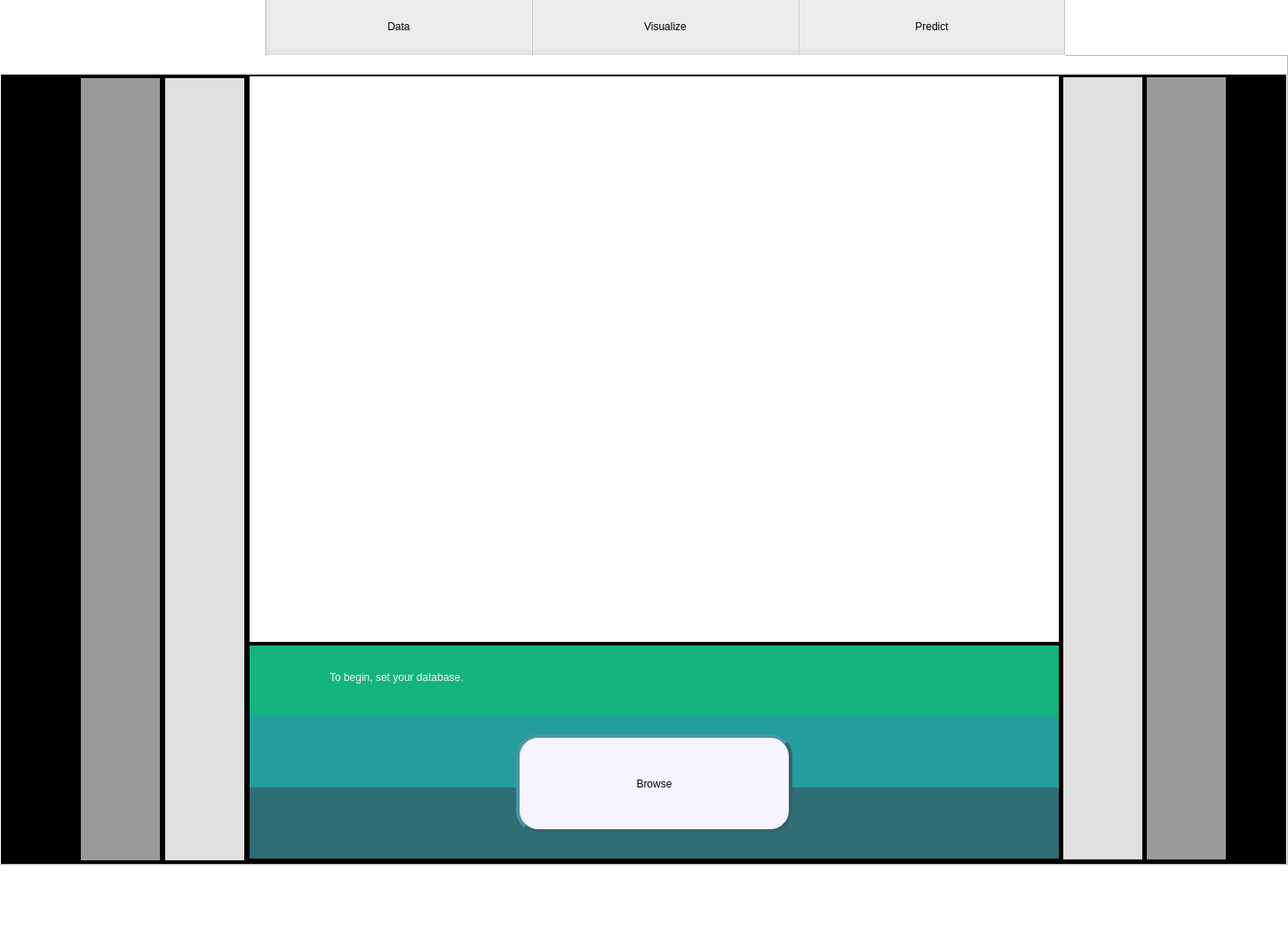
<?xml version="1.0" encoding="UTF-8"?>
<ui version="4.0">
 <class>MainWindow</class>
 <widget class="QMainWindow" name="MainWindow">
  <property name="geometry">
   <rect>
    <x>0</x>
    <y>0</y>
    <width>1450</width>
    <height>1052</height>
   </rect>
  </property>
  <property name="windowTitle">
   <string>MainWindow</string>
  </property>
  <property name="styleSheet">
   <string notr="true">background-color: white</string>
  </property>
  <widget class="QWidget" name="centralwidget">
   <widget class="QTabWidget" name="tabWidget">
    <property name="enabled">
     <bool>true</bool>
    </property>
    <property name="geometry">
     <rect>
      <x>-1</x>
      <y>-6</y>
      <width>1451</width>
      <height>981</height>
     </rect>
    </property>
    <property name="sizePolicy">
     <sizepolicy hsizetype="Expanding" vsizetype="Expanding">
      <horstretch>0</horstretch>
      <verstretch>0</verstretch>
     </sizepolicy>
    </property>
    <property name="layoutDirection">
     <enum>Qt::LeftToRight</enum>
    </property>
    <property name="styleSheet">
     <string notr="true">QTabBar::tab { font: 75 12pt &quot;Segoe Print&quot;; height: 70px; width: 300px;}
</string>
    </property>
    <property name="currentIndex">
     <number>0</number>
    </property>
    <widget class="QWidget" name="StartTab">
     <property name="enabled">
      <bool>true</bool>
     </property>
     <attribute name="title">
      <string>Page</string>
     </attribute>
     <widget class="QWidget" name="widget" native="true">
      <property name="enabled">
       <bool>true</bool>
      </property>
      <property name="geometry">
       <rect>
        <x>280</x>
        <y>22</y>
        <width>911</width>
        <height>881</height>
       </rect>
      </property>
      <widget class="QWidget" name="greenLine" native="true">
       <property name="enabled">
        <bool>true</bool>
       </property>
       <property name="geometry">
        <rect>
         <x>0</x>
         <y>641</y>
         <width>941</width>
         <height>80</height>
        </rect>
       </property>
       <property name="styleSheet">
        <string notr="true">background-color: rgb(20, 179, 125)</string>
       </property>
      </widget>
      <widget class="QLabel" name="TobeginText">
       <property name="enabled">
        <bool>true</bool>
       </property>
       <property name="geometry">
        <rect>
         <x>90</x>
         <y>621</y>
         <width>781</width>
         <height>111</height>
        </rect>
       </property>
       <property name="styleSheet">
        <string notr="true">font: -10 20pt &quot;Segoe Print&quot;;
color: rgb(245, 244, 255);
background: transparent;
</string>
       </property>
       <property name="frameShadow">
        <enum>QFrame::Plain</enum>
       </property>
       <property name="text">
        <string>To begin, set your database.</string>
       </property>
      </widget>
      <widget class="QPushButton" name="BrowseButton">
       <property name="enabled">
        <bool>true</bool>
       </property>
       <property name="geometry">
        <rect>
         <x>300</x>
         <y>741</y>
         <width>311</width>
         <height>111</height>
        </rect>
       </property>
       <property name="styleSheet">
        <string notr="true">font: -35 12pt &quot;Tahoma&quot;;
border-style: outset;
    border-width: 3.5px;
    border-radius: 25px;
    border-color:rgb(51, 99, 111);
background-color:rgb(245, 244, 255)</string>
       </property>
       <property name="text">
        <string>Browse</string>
       </property>
      </widget>
      <widget class="QLabel" name="Logo">
       <property name="enabled">
        <bool>true</bool>
       </property>
       <property name="geometry">
        <rect>
         <x>-40</x>
         <y>-70</y>
         <width>981</width>
         <height>701</height>
        </rect>
       </property>
       <property name="text">
        <string/>
       </property>
       <property name="pixmap">
        <pixmap resource="temp.qrc">:/newPrefix/לוגו.jpg</pixmap>
       </property>
      </widget>
      <widget class="QWidget" name="BlueLine" native="true">
       <property name="enabled">
        <bool>true</bool>
       </property>
       <property name="geometry">
        <rect>
         <x>0</x>
         <y>721</y>
         <width>941</width>
         <height>80</height>
        </rect>
       </property>
       <property name="styleSheet">
        <string notr="true">background-color:rgb(35, 157, 158)</string>
       </property>
      </widget>
      <widget class="QWidget" name="DarkLine" native="true">
       <property name="enabled">
        <bool>true</bool>
       </property>
       <property name="geometry">
        <rect>
         <x>-10</x>
         <y>801</y>
         <width>941</width>
         <height>80</height>
        </rect>
       </property>
       <property name="styleSheet">
        <string notr="true">background-color: rgb(47, 110, 117)</string>
       </property>
      </widget>
      <widget class="QWidget" name="blackLine" native="true">
       <property name="enabled">
        <bool>true</bool>
       </property>
       <property name="geometry">
        <rect>
         <x>0</x>
         <y>637</y>
         <width>941</width>
         <height>16</height>
        </rect>
       </property>
       <property name="styleSheet">
        <string notr="true">background-color: black</string>
       </property>
      </widget>
      <zorder>BlueLine</zorder>
      <zorder>DarkLine</zorder>
      <zorder>blackLine</zorder>
      <zorder>greenLine</zorder>
      <zorder>TobeginText</zorder>
      <zorder>BrowseButton</zorder>
      <zorder>Logo</zorder>
     </widget>
     <widget class="QLabel" name="BlackBackground">
      <property name="enabled">
       <bool>true</bool>
      </property>
      <property name="geometry">
       <rect>
        <x>-10</x>
        <y>20</y>
        <width>1501</width>
        <height>891</height>
       </rect>
      </property>
      <property name="styleSheet">
       <string notr="true">background: black</string>
      </property>
      <property name="text">
       <string>TextLabel</string>
      </property>
     </widget>
     <widget class="QLabel" name="RDarkGreyLine">
      <property name="enabled">
       <bool>true</bool>
      </property>
      <property name="geometry">
       <rect>
        <x>90</x>
        <y>24</y>
        <width>89</width>
        <height>881</height>
       </rect>
      </property>
      <property name="styleSheet">
       <string notr="true">background: rgb(154, 154, 154)</string>
      </property>
      <property name="text">
       <string/>
      </property>
     </widget>
     <widget class="QLabel" name="RLightGreyLine">
      <property name="enabled">
       <bool>true</bool>
      </property>
      <property name="geometry">
       <rect>
        <x>185</x>
        <y>24</y>
        <width>89</width>
        <height>881</height>
       </rect>
      </property>
      <property name="styleSheet">
       <string notr="true">background: rgb(224, 224, 224)</string>
      </property>
      <property name="text">
       <string/>
      </property>
     </widget>
     <widget class="QLabel" name="LDarkGreyLine">
      <property name="enabled">
       <bool>true</bool>
      </property>
      <property name="geometry">
       <rect>
        <x>1290</x>
        <y>23</y>
        <width>89</width>
        <height>881</height>
       </rect>
      </property>
      <property name="styleSheet">
       <string notr="true">background: rgb(154, 154, 154)</string>
      </property>
      <property name="text">
       <string/>
      </property>
     </widget>
     <widget class="QLabel" name="LLightGreyLine">
      <property name="enabled">
       <bool>true</bool>
      </property>
      <property name="geometry">
       <rect>
        <x>1196</x>
        <y>23</y>
        <width>89</width>
        <height>881</height>
       </rect>
      </property>
      <property name="styleSheet">
       <string notr="true">background: rgb(224, 224, 224)</string>
      </property>
      <property name="text">
       <string/>
      </property>
     </widget>
     <zorder>BlackBackground</zorder>
     <zorder>widget</zorder>
     <zorder>RDarkGreyLine</zorder>
     <zorder>RLightGreyLine</zorder>
     <zorder>LDarkGreyLine</zorder>
     <zorder>LLightGreyLine</zorder>
    </widget>
    <widget class="QWidget" name="DataTab">
     <attribute name="title">
      <string>Data</string>
     </attribute>
     <layout class="QHBoxLayout" name="horizontalLayout_3">
      <item>
       <layout class="QHBoxLayout" name="horizontalLayout">
        <property name="topMargin">
         <number>50</number>
        </property>
        <item>
         <layout class="QVBoxLayout" name="verticalLayout_3">
          <item>
           <layout class="QHBoxLayout" name="horizontalLayout_6">
            <property name="leftMargin">
             <number>0</number>
            </property>
            <property name="rightMargin">
             <number>800</number>
            </property>
            <item>
             <widget class="QLabel" name="Datalabel">
              <property name="styleSheet">
               <string notr="true">font: -10 11pt &quot;Tahoma&quot;;	</string>
              </property>
              <property name="text">
               <string>Data Loaded</string>
              </property>
             </widget>
            </item>
            <item>
             <widget class="QPushButton" name="ReloadButton">
              <property name="text">
               <string>Reload...</string>
              </property>
             </widget>
            </item>
           </layout>
          </item>
          <item>
           <widget class="QTableWidget" name="DataTable">
            <row>
             <property name="text">
              <string>Example Trial</string>
             </property>
            </row>
            <column>
             <property name="text">
              <string>SubjectID</string>
             </property>
            </column>
            <column>
             <property name="text">
              <string>IsLeftHanded</string>
             </property>
            </column>
            <column>
             <property name="text">
              <string>Behavioral Data</string>
             </property>
            </column>
            <item row="0" column="0">
             <property name="text">
              <string>1</string>
             </property>
            </item>
            <item row="0" column="1">
             <property name="text">
              <string>Yes</string>
             </property>
            </item>
            <item row="0" column="2">
             <property name="text">
              <string>....</string>
             </property>
            </item>
           </widget>
          </item>
          <item>
           <widget class="Line" name="line">
            <property name="orientation">
             <enum>Qt::Horizontal</enum>
            </property>
           </widget>
          </item>
          <item>
           <layout class="QHBoxLayout" name="horizontalLayout_5">
            <property name="leftMargin">
             <number>0</number>
            </property>
            <property name="rightMargin">
             <number>500</number>
            </property>
            <item>
             <widget class="QLabel" name="CurrentConfigurationLable">
              <property name="styleSheet">
               <string notr="true">font: -10 11pt &quot;Tahoma&quot;;</string>
              </property>
              <property name="text">
               <string>Current Configuration</string>
              </property>
             </widget>
            </item>
            <item>
             <widget class="QPushButton" name="LoadButton">
              <property name="text">
               <string>Load...</string>
              </property>
             </widget>
            </item>
            <item>
             <widget class="QPushButton" name="SaveButton">
              <property name="text">
               <string>Save</string>
              </property>
             </widget>
            </item>
           </layout>
          </item>
          <item>
           <widget class="QTextEdit" name="ConfigurationTextEdit">
            <property name="html">
             <string>&lt;!DOCTYPE HTML PUBLIC &quot;-//W3C//DTD HTML 4.0//EN&quot; &quot;http://www.w3.org/TR/REC-html40/strict.dtd&quot;&gt;
&lt;html&gt;&lt;head&gt;&lt;meta name=&quot;qrichtext&quot; content=&quot;1&quot; /&gt;&lt;style type=&quot;text/css&quot;&gt;
p, li { white-space: pre-wrap; }
&lt;/style&gt;&lt;/head&gt;&lt;body style=&quot; font-family:'MS Shell Dlg 2'; font-size:7.875pt; font-weight:400; font-style:normal;&quot;&gt;
&lt;p style=&quot; margin-top:0px; margin-bottom:0px; margin-left:0px; margin-right:0px; -qt-block-indent:0; text-indent:0px;&quot;&gt;&lt;span style=&quot; font-size:8.25pt;&quot;&gt;Enter your configuration here&lt;/span&gt;&lt;/p&gt;&lt;/body&gt;&lt;/html&gt;</string>
            </property>
           </widget>
          </item>
         </layout>
        </item>
        <item>
         <layout class="QVBoxLayout" name="verticalLayout_4"/>
        </item>
       </layout>
      </item>
     </layout>
    </widget>
    <widget class="QWidget" name="VisualizeTab">
     <attribute name="title">
      <string>Visualize</string>
     </attribute>
     <layout class="QHBoxLayout" name="horizontalLayout_7">
      <item>
       <layout class="QVBoxLayout" name="ButtonsLayout" stretch="0,0,0,0">
        <property name="spacing">
         <number>5</number>
        </property>
        <property name="sizeConstraint">
         <enum>QLayout::SetNoConstraint</enum>
        </property>
        <property name="leftMargin">
         <number>25</number>
        </property>
        <property name="topMargin">
         <number>25</number>
        </property>
        <property name="rightMargin">
         <number>25</number>
        </property>
        <property name="bottomMargin">
         <number>25</number>
        </property>
        <item>
         <widget class="QPushButton" name="HeatmapButton">
          <property name="minimumSize">
           <size>
            <width>250</width>
            <height>100</height>
           </size>
          </property>
          <property name="styleSheet">
           <string notr="true">font: 11pt &quot;Tahoma&quot;;
border-style: outset;
    border-width: 2px;
    border-radius: 10px;
    border-color:rgb(51, 99, 111);
background-color:rgb(245, 244, 255)</string>
          </property>
          <property name="text">
           <string>Heatmap</string>
          </property>
          <property name="default">
           <bool>false</bool>
          </property>
          <property name="flat">
           <bool>false</bool>
          </property>
         </widget>
        </item>
        <item>
         <widget class="QPushButton" name="SaccadeTraceButton">
          <property name="minimumSize">
           <size>
            <width>250</width>
            <height>100</height>
           </size>
          </property>
          <property name="styleSheet">
           <string notr="true">font: 11pt &quot;Tahoma&quot;;
border-style: outset;
    border-width: 2px;
    border-radius: 10px;
    border-color:rgb(51, 99, 111);
background-color:rgb(245, 244, 255)</string>
          </property>
          <property name="text">
           <string>Saccade Trace</string>
          </property>
         </widget>
        </item>
        <item>
         <spacer name="horizontalSpacer">
          <property name="orientation">
           <enum>Qt::Horizontal</enum>
          </property>
          <property name="sizeType">
           <enum>QSizePolicy::Fixed</enum>
          </property>
          <property name="sizeHint" stdset="0">
           <size>
            <width>200</width>
            <height>20</height>
           </size>
          </property>
         </spacer>
        </item>
        <item>
         <widget class="QLabel" name="label_3">
          <property name="text">
           <string/>
          </property>
         </widget>
        </item>
       </layout>
      </item>
      <item>
       <layout class="QVBoxLayout" name="ButtonsLayout_2" stretch="0,0">
        <property name="spacing">
         <number>5</number>
        </property>
        <property name="sizeConstraint">
         <enum>QLayout::SetNoConstraint</enum>
        </property>
        <property name="leftMargin">
         <number>25</number>
        </property>
        <property name="topMargin">
         <number>25</number>
        </property>
        <property name="rightMargin">
         <number>25</number>
        </property>
        <property name="bottomMargin">
         <number>0</number>
        </property>
        <item>
         <widget class="QGraphicsView" name="graphicsView_2">
          <property name="enabled">
           <bool>false</bool>
          </property>
         </widget>
        </item>
        <item>
         <layout class="QHBoxLayout" name="horizontalLayout_4">
          <item>
           <widget class="QPushButton" name="PlayButton">
            <property name="text">
             <string>Play</string>
            </property>
           </widget>
          </item>
          <item>
           <widget class="QPushButton" name="PauseButton">
            <property name="text">
             <string>Pause</string>
            </property>
           </widget>
          </item>
          <item>
           <widget class="QPushButton" name="RewindButton">
            <property name="text">
             <string>Rewind</string>
            </property>
           </widget>
          </item>
         </layout>
        </item>
       </layout>
      </item>
      <item>
       <widget class="Line" name="line_3">
        <property name="styleSheet">
         <string notr="true">line-color: transparent;
</string>
        </property>
        <property name="orientation">
         <enum>Qt::Vertical</enum>
        </property>
       </widget>
      </item>
      <item>
       <layout class="QVBoxLayout" name="verticalLayout_6">
        <item alignment="Qt::AlignHCenter">
         <widget class="QLabel" name="TrialInfoLable">
          <property name="styleSheet">
           <string notr="true">font: -10 11pt &quot;Tahoma&quot;;</string>
          </property>
          <property name="text">
           <string>Trial Info</string>
          </property>
         </widget>
        </item>
        <item alignment="Qt::AlignHCenter">
         <widget class="QTextBrowser" name="InfoTextBox">
          <property name="html">
           <string>&lt;!DOCTYPE HTML PUBLIC &quot;-//W3C//DTD HTML 4.0//EN&quot; &quot;http://www.w3.org/TR/REC-html40/strict.dtd&quot;&gt;
&lt;html&gt;&lt;head&gt;&lt;meta name=&quot;qrichtext&quot; content=&quot;1&quot; /&gt;&lt;style type=&quot;text/css&quot;&gt;
p, li { white-space: pre-wrap; }
&lt;/style&gt;&lt;/head&gt;&lt;body style=&quot; font-family:'MS Shell Dlg 2'; font-size:7.875pt; font-weight:400; font-style:normal;&quot;&gt;
&lt;p style=&quot; margin-top:0px; margin-bottom:0px; margin-left:0px; margin-right:0px; -qt-block-indent:0; text-indent:0px;&quot;&gt;&lt;span style=&quot; font-size:8.25pt;&quot;&gt;Should we show this for single trial? &lt;/span&gt;&lt;span style=&quot; font-size:8.25pt; font-weight:600;&quot;&gt;Yes&lt;/span&gt;&lt;/p&gt;&lt;/body&gt;&lt;/html&gt;</string>
          </property>
         </widget>
        </item>
        <item>
         <widget class="QPushButton" name="SaveAsButton">
          <property name="styleSheet">
           <string notr="true">font: -10 11pt &quot;Tahoma&quot;;
color: rgb(36, 86, 97);
border-style: outset;
    border-width: 2px;
    border-radius: 2px;
    border-color: black;
background-color:rgb(244, 244, 244)</string>
          </property>
          <property name="text">
           <string>Save as...</string>
          </property>
         </widget>
        </item>
       </layout>
      </item>
     </layout>
    </widget>
    <widget class="QWidget" name="PredictTab">
     <attribute name="title">
      <string>Predict</string>
     </attribute>
     <layout class="QVBoxLayout" name="verticalLayout_2">
      <item>
       <layout class="QHBoxLayout" name="horizontalLayout_2">
        <item>
         <layout class="QVBoxLayout" name="LableLayout" stretch="0,0">
          <item>
           <widget class="QLabel" name="PredictionLable">
            <property name="styleSheet">
             <string notr="true">font: -10 11pt &quot;Tahoma&quot;;
</string>
            </property>
            <property name="text">
             <string>Prediction Label:</string>
            </property>
           </widget>
          </item>
          <item>
           <widget class="QListView" name="listView"/>
          </item>
         </layout>
        </item>
        <item>
         <spacer name="verticalSpacer_2">
          <property name="orientation">
           <enum>Qt::Vertical</enum>
          </property>
          <property name="sizeHint" stdset="0">
           <size>
            <width>200</width>
            <height>40</height>
           </size>
          </property>
         </spacer>
        </item>
        <item>
         <layout class="QVBoxLayout" name="verticalLayout">
          <property name="topMargin">
           <number>20</number>
          </property>
          <item>
           <widget class="QPushButton" name="PredictButton">
            <property name="sizePolicy">
             <sizepolicy hsizetype="Minimum" vsizetype="Fixed">
              <horstretch>0</horstretch>
              <verstretch>0</verstretch>
             </sizepolicy>
            </property>
            <property name="minimumSize">
             <size>
              <width>300</width>
              <height>150</height>
             </size>
            </property>
            <property name="styleSheet">
             <string notr="true">font: -35 20pt &quot;Segoe Print&quot;;
border-style: outset;
    border-width: 3.5px;
    border-radius: 25px;
    border-color:rgb(51, 99, 111);
background-color:rgb(245, 244, 255)
</string>
            </property>
            <property name="text">
             <string>Predict</string>
            </property>
           </widget>
          </item>
          <item>
           <widget class="QLabel" name="ResultLable">
            <property name="sizePolicy">
             <sizepolicy hsizetype="Fixed" vsizetype="Fixed">
              <horstretch>0</horstretch>
              <verstretch>0</verstretch>
             </sizepolicy>
            </property>
            <property name="minimumSize">
             <size>
              <width>700</width>
              <height>300</height>
             </size>
            </property>
            <property name="layoutDirection">
             <enum>Qt::LeftToRight</enum>
            </property>
            <property name="styleSheet">
             <string notr="true">color: rgb(189, 189, 189);
font: 24pt &quot;Tahoma&quot;;</string>
            </property>
            <property name="text">
             <string>Result...</string>
            </property>
            <property name="textFormat">
             <enum>Qt::AutoText</enum>
            </property>
            <property name="alignment">
             <set>Qt::AlignCenter</set>
            </property>
           </widget>
          </item>
          <item alignment="Qt::AlignHCenter">
           <widget class="QPushButton" name="ClassifierButton">
            <property name="sizePolicy">
             <sizepolicy hsizetype="Fixed" vsizetype="Fixed">
              <horstretch>0</horstretch>
              <verstretch>0</verstretch>
             </sizepolicy>
            </property>
            <property name="minimumSize">
             <size>
              <width>450</width>
              <height>60</height>
             </size>
            </property>
            <property name="layoutDirection">
             <enum>Qt::LeftToRight</enum>
            </property>
            <property name="styleSheet">
             <string notr="true">font: -10 11pt &quot;Tahoma&quot;;
color: rgb(36, 86, 97);
border-style: outset;
    border-width: 2px;
    border-radius: 2px;
    border-color: black;
background-color:rgb(244, 244, 244)</string>
            </property>
            <property name="text">
             <string>Change classifier Properties</string>
            </property>
           </widget>
          </item>
         </layout>
        </item>
        <item>
         <spacer name="verticalSpacer_3">
          <property name="orientation">
           <enum>Qt::Vertical</enum>
          </property>
          <property name="sizeHint" stdset="0">
           <size>
            <width>200</width>
            <height>40</height>
           </size>
          </property>
         </spacer>
        </item>
       </layout>
      </item>
     </layout>
    </widget>
   </widget>
   <widget class="QLabel" name="label">
    <property name="enabled">
     <bool>true</bool>
    </property>
    <property name="geometry">
     <rect>
      <x>40</x>
      <y>-30</y>
      <width>211</width>
      <height>111</height>
     </rect>
    </property>
    <property name="text">
     <string/>
    </property>
    <property name="pixmap">
     <pixmap resource="temp.qrc">:/newPrefix/סמל.png</pixmap>
    </property>
    <property name="scaledContents">
     <bool>true</bool>
    </property>
   </widget>
   <widget class="QLabel" name="label_8">
    <property name="enabled">
     <bool>true</bool>
    </property>
    <property name="geometry">
     <rect>
      <x>-13</x>
      <y>0</y>
      <width>311</width>
      <height>81</height>
     </rect>
    </property>
    <property name="text">
     <string/>
    </property>
    <property name="scaledContents">
     <bool>true</bool>
    </property>
   </widget>
   <zorder>tabWidget</zorder>
   <zorder>label_8</zorder>
   <zorder>label</zorder>
  </widget>
  <widget class="QStatusBar" name="statusbar"/>
  <action name="actionOpen">
   <property name="text">
    <string>Open</string>
   </property>
  </action>
  <action name="actionExit">
   <property name="text">
    <string>Exit</string>
   </property>
  </action>
 </widget>
 <resources>
  <include location="temp.qrc"/>
 </resources>
 <connections/>
</ui>
